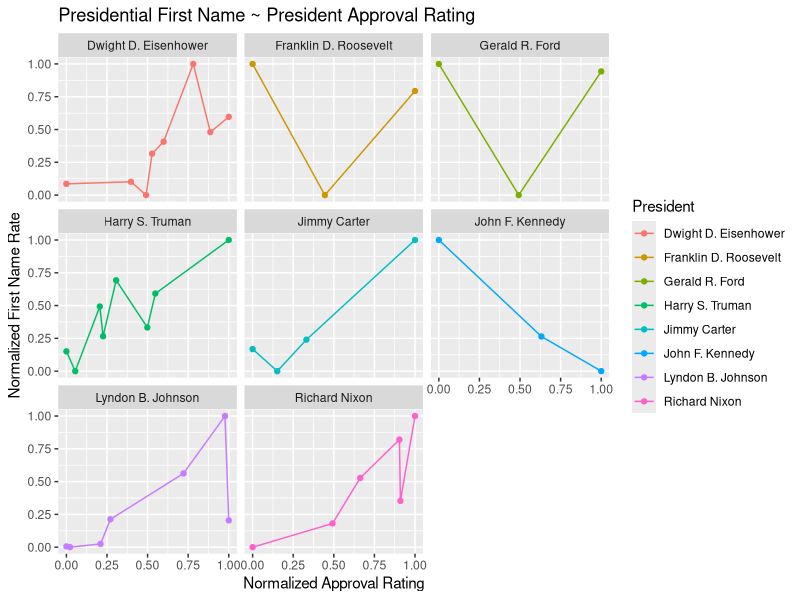
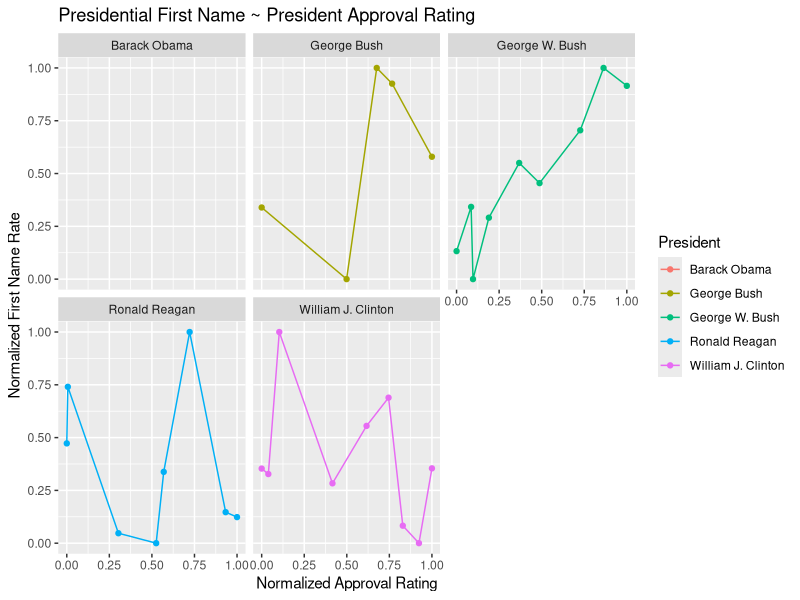
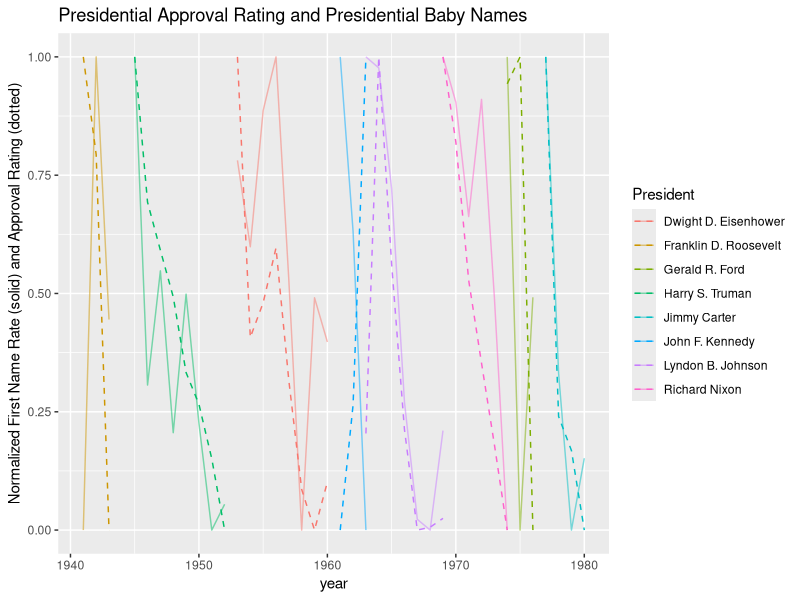
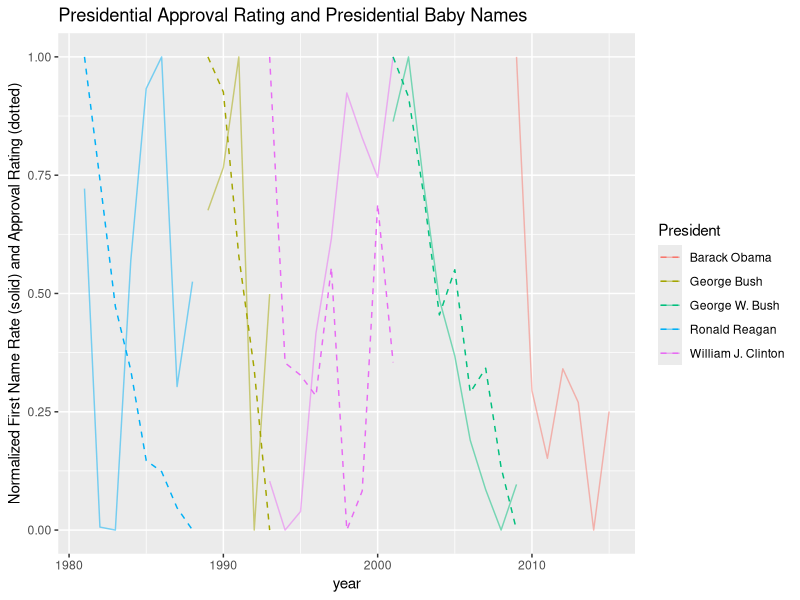

Source code (R) for these figures, in order:
library(ggplot2)

###########################
## MIN-MAX NORMALIZATION ##
###########################
normalize <- function(x) {
  return ((x - min(x)) / (max(x) - min(x)))
}

#######################
## DATA MANIPULATION ##
#######################
avg <- read.csv('data/presApprovalAverage.csv')
avg$fname_rate<-avg$f_count/avg$total
avg$lname_rate<-avg$l_count/avg$total
avg$norm_appr<-ave( avg$Approving, avg$President, FUN = normalize )
avg$norm_fname<-ave( avg$fname_rate, avg$President, FUN = normalize )
avg$norm_lname<-ave( avg$lname_rate, avg$President, FUN = normalize )

## subsets for better graphs ##
pre1981<- subset(avg, year < 1981) # Roosevelt to Carter
post1980<-subset(avg,year>1980) # Reagan to Obama

##############
## ANALYSIS ##
##############
lm(norm_fname~norm_appr+President, data=avg)


###########
## PLOTS ##
###########

## appoval vs. first name
ggplot(pre1981,aes(x=norm_appr, y =norm_fname))+geom_line(aes(colour=President)) +
  geom_point(aes(colour = President)) + facet_wrap(~President) + 
  ggtitle('Presidential First Name ~ President Approval Rating') + 
  xlab("Normalized Approval Rating") + ylab("Normalized First Name Rate")

ggplot(post1980,aes(x=norm_appr, y =norm_fname))+geom_line(aes(colour=President)) +
  geom_point(aes(colour = President)) + facet_wrap(~President) + 
  ggtitle('Presidential First Name ~ President Approval Rating') + 
  xlab("Normalized Approval Rating") + ylab("Normalized First Name Rate")

## approval and first name
ggplot(pre1981, aes(year)) + 
  geom_line(aes(y = norm_appr, colour = President),alpha =.5) + 
  geom_line(aes(y = norm_fname, colour = President),linetype = 2) +
  ggtitle("Presidential Approval Rating and Presidential Baby Names")+
  ylab("Normalized First Name Rate (solid) and Approval Rating (dotted)")

# +
 # facet_wrap(~President)

ggplot(post1980, aes(year)) + 
  geom_line(aes(y = norm_appr, colour = President),alpha =.5) + 
  geom_line(aes(y = norm_fname, colour = President),linetype = 2)+
  ggtitle("Presidential Approval Rating and Presidential Baby Names")+
  ylab("Normalized First Name Rate (solid) and Approval Rating (dotted)")
# +
# facet_wrap(~President)
